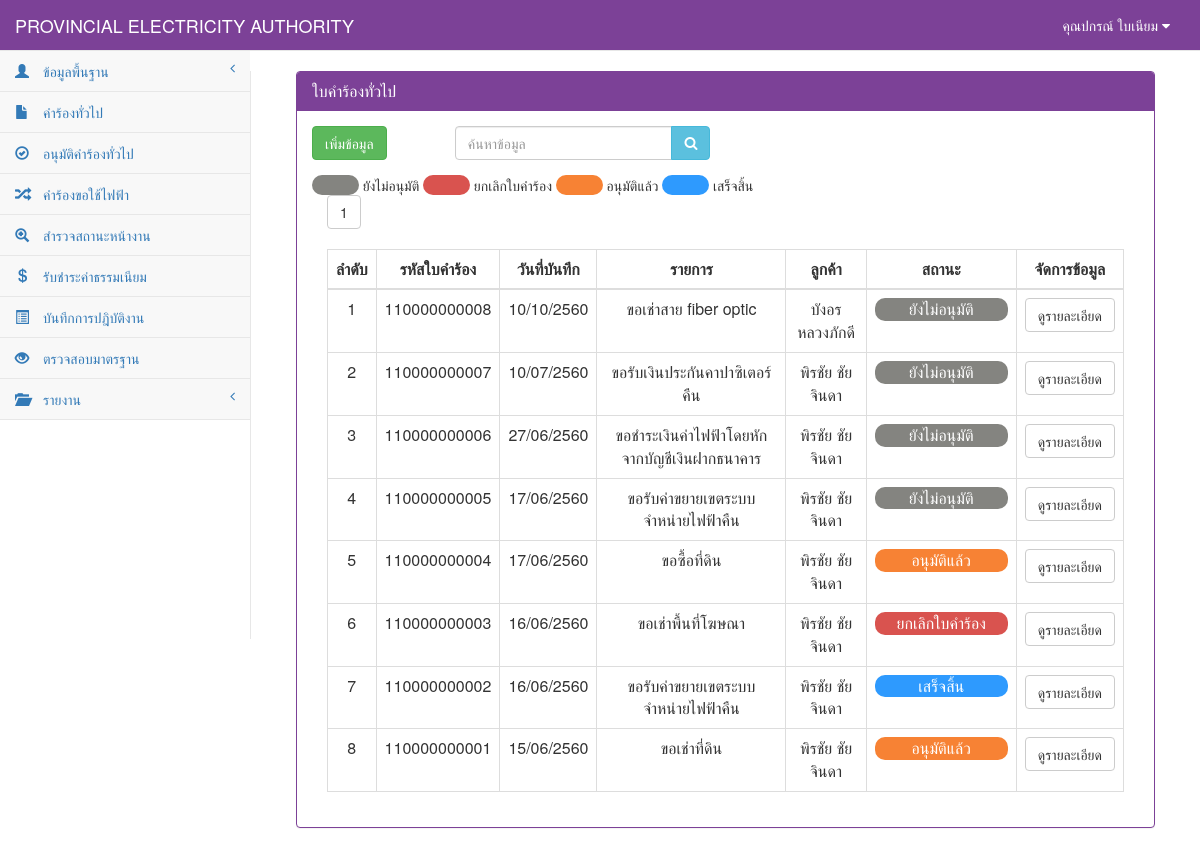
The page /RequestGeneral_show.php (signed in) on the database as committed earlier.
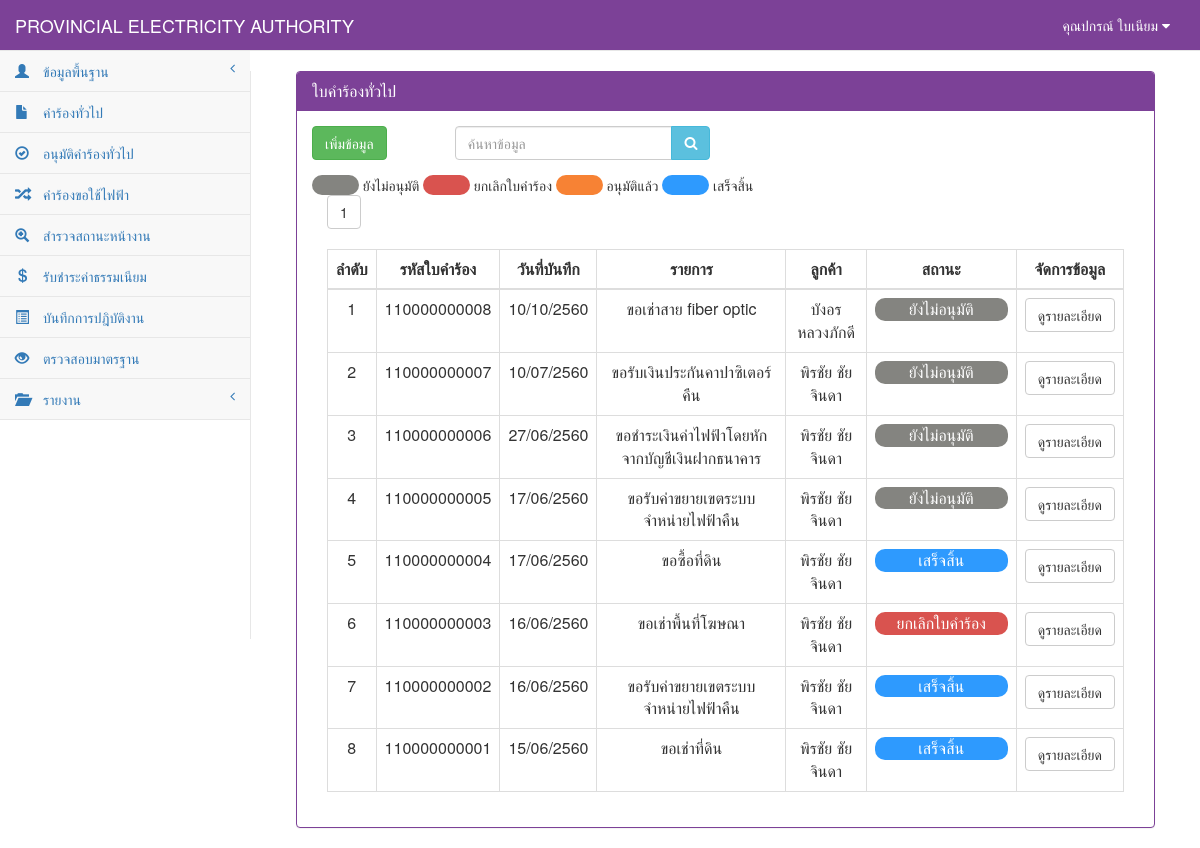
The same page on the database as committed later.
### tables this page shows
CREATE TABLE `tb_user` (
  `user_id` char(13) NOT NULL,
  `user_code` char(13) NOT NULL,
  `user_first` int(1) NOT NULL,
  `user_name` varchar(50) NOT NULL,
  `user_last` varchar(50) NOT NULL,
  `user_add` text NOT NULL,
  `user_tel` char(10) NOT NULL,
  `user_pos` int(1) NOT NULL,
  `user_pass` varchar(12) NOT NULL,
  PRIMARY KEY  (`user_id`)
);

CREATE TABLE `tb_general` (
  `rg_id` char(12) NOT NULL,
  `rg_date` date NOT NULL,
  `rg_branch` varchar(50) NOT NULL,
  `user_id` char(13) NOT NULL,
  `cus_id` char(13) NOT NULL,
  `rg_place_type` int(1) NOT NULL,
  `rg_place_other` varchar(50) NOT NULL,
  `rg_place_name` varchar(50) NOT NULL,
  `rg_place_homeid` varchar(20) NOT NULL,
  `rg_place_number` varchar(20) NOT NULL,
  `rg_place_village` varchar(20) NOT NULL,
  `rg_place_room` varchar(10) NOT NULL,
  `rg_place_floor` varchar(5) NOT NULL,
  `rg_place_alley` varchar(50) NOT NULL,
  `rg_place_alleyway` varchar(50) NOT NULL,
  `rg_place_road` varchar(50) NOT NULL,
  `rg_place_villno` varchar(2) NOT NULL,
  `rg_place_district` varchar(30) NOT NULL,
  `rg_place_canton` varchar(30) NOT NULL,
  `rg_place_province` varchar(30) NOT NULL,
  `rg_place_post` varchar(10) NOT NULL,
  `rg_place_tel` char(10) NOT NULL,
  `rg_place_fax` char(10) NOT NULL,
  `rg_place_email` varchar(30) NOT NULL,
  `rg_place_service` varchar(10) NOT NULL,
  `rg_contact_place` varchar(100) NOT NULL,
  `rg_contact_homeid` varchar(20) NOT NULL,
  `rg_contact_number` varchar(20) NOT NULL,
  `rg_contact_village` varchar(20) NOT NULL,
  `rg_contact_room` varchar(10) NOT NULL,
  `rg_contact_floor` varchar(5) NOT NULL,
  `rg_contact_alley` varchar(50) NOT NULL,
  `rg_contact_alleyway` varchar(50) NOT NULL,
  `rg_contact_road` varchar(50) NOT NULL,
  `rg_contact_villno` varchar(2) NOT NULL,
  `rg_contact_district` varchar(30) NOT NULL,
  `rg_contact_canton` varchar(30) NOT NULL,
  `rg_contact_province` varchar(30) NOT NULL,
  `rg_contact_post` varchar(10) NOT NULL,
  `rg_contact_tel` char(10) NOT NULL,
  `rg_contact_fax` char(10) NOT NULL,
  `rg_contact_email` varchar(30) NOT NULL,
  `rg_want_type` int(2) NOT NULL,
  `rg_want_other` varchar(100) NOT NULL,
  `rg_detail` varchar(100) NOT NULL,
  `rg_status` int(1) NOT NULL,
  PRIMARY KEY  (`rg_id`)
);

CREATE TABLE `tb_customer` (
  `cus_id` char(13) NOT NULL,
  `cus_first` varchar(50) NOT NULL,
  `cus_name` varchar(50) NOT NULL,
  `cus_type` varchar(30) NOT NULL,
  `cus_code` char(9) NOT NULL,
  `cus_tax` char(13) NOT NULL,
  `cus_homeid` varchar(20) NOT NULL,
  `cus_number` varchar(20) NOT NULL,
  `cus_village` varchar(20) NOT NULL,
  `cus_room` varchar(10) NOT NULL,
  `cus_floor` varchar(5) NOT NULL,
  `cus_alley` varchar(50) NOT NULL,
  `cus_alleyway` varchar(50) NOT NULL,
  `cus_road` varchar(50) NOT NULL,
  `cus_vilno` varchar(2) NOT NULL,
  `cus_district` varchar(30) NOT NULL,
  `cus_canton` varchar(30) NOT NULL,
  `cus_province` varchar(30) NOT NULL,
  `cus_post` varchar(10) NOT NULL,
  `cus_tel` char(10) NOT NULL,
  `cus_fax` char(10) NOT NULL,
  `cus_email` varchar(30) NOT NULL,
  PRIMARY KEY  (`cus_id`)
);

### connect_db.php (called while the page is built, shortened)
<?php
$dbname="pea";
$limit=10;
?>

### RequestGeneral_show.php (the view, shortened to what the rows shown need)
<?php
include "connect_db.php";
function Dateim($mydate){
    $d=split("-",$mydate);
    $mydate=$d[2]."/".$d[1]."/".($d[0]+543);
    return "$mydate";
}
?>
<!DOCTYPE html>
<html>
<head>
    <link href="vendor/bootstrap/css/bootstrap.css" rel="stylesheet">
    <link href="vendor/metisMenu/metisMenu.css" rel="stylesheet">
    <link href="dist/css/sb-admin-2.css" rel="stylesheet">
    <link href="vendor/font-awesome/css/font-awesome.css" rel="stylesheet" type="text/css">
</head>
<body>
<?php include "header.php";?>
<?php
    include"sidebar.php";
?>
    <div id="page-wrapper">
        <div class="col-sm-12 ">
            <div class="panel panel-primary">
                <div class="panel-heading">
                    <h2 class="panel-title">ใบคำร้องทั่วไป</h2>
                </div>
            <div class="panel-body">
            <div class="col-sm-12">
                <div class="table-responsive">
                    ?> <br><br>
                    <table width="100%" class="table table-bordered table-hover">
                        <thead>
                            <tr>
                                <th class=" text-center" >ลำดับ</th>
                                <th class=" text-center" >รหัสใบคำร้อง</th>
                                <th class=" text-center" >วันที่บันทึก</th>
                                <th class=" text-center" >รายการ</th>
                                <th class=" text-center" >ลูกค้า</th>
                                <th class=" text-center" style="min-width: 150"  >สถานะ</th>
                                <th class=" text-center">จัดการข้อมูล</th>
                            </tr>
                        </thead>
                            <tbody>
                            <?php
                                if($_GET[start]=="" || $_GET[start]=="1"){
                                        $page="0";
                                }else{
                                        $page=($_GET[start]-1)*$limit;
                                }
                                $sql="select * from tb_general where rg_id like '%".$_POST[search]."%' order by rg_id desc limit $page,$limit ";
                                $result=mysql_db_query($dbname,$sql);
                                    if(mysql_num_rows($result)>0){
                                        while($array=mysql_fetch_array($result)){
                                            $page++;
                                            $sqlcus="select * from tb_customer where cus_id='".$array[cus_id]."'";
                                            $resultcus=mysql_db_query($dbname,$sqlcus);
                                            $arraycus=mysql_fetch_array($resultcus);
                                            if($array[rg_want_type]==0){
                                                $want="ขอรับเงินประกันการใช้ไฟฟ้าคืน";
                                            }elseif($array[rg_want_type]==1){
                                                $want="ขอรับเงินประกันคาปาซิเตอร์คืน";
                                            }elseif($array[rg_want_type]==2){
                                                $want="ขอรับเงินประกันหม้อแปลงไฟฟ้าคืน";
                                            }elseif($array[rg_want_type]==3){
                                                $want="ขอรับค่าขยายเขตระบบจำหน่ายไฟฟ้าคืน";
                                            }elseif($array[rg_want_type]==4){
                                                $want="ขอใช้บริการพิมพ์โฆษณาหลังใบแจ้งหนี้";
                                            }elseif($array[rg_want_type]==5){
                                                $want="ขอชำระเงินค่าไฟฟ้าโดยหักจากบัญชีเงินฝากธนาคาร";
                                            }elseif($array[rg_want_type]==6){
                                                $want="ขอเช่าพื้นที่โฆษณา";
                                            }elseif($array[rg_want_type]==7){
                                                $want="ขอเช่าพาดสายโทรนาคม";
                                            }elseif($array[rg_want_type]==8){
                                                $want="ขอเช่าสาย fiber optic";
                                            }elseif($array[rg_want_type]==9){
                                                $want="ขอเช่าที่ดิน";
                                            }elseif($array[rg_want_type]==10){
                                                $want="ขอซื้อที่ดิน";
                                            }elseif($array[rg_want_type]==11){
                                                $want="ขอใช้ไฟฟ้าที่ กฟภ. สนับสนุน";
                                            }else{
                                               $want=$array[rg_want_other];
                                            }
                                            if($array[rg_status]==0){
                                                $status="#848480";
                                                $label="ยังไม่อนุมัติ";
                                            }elseif($array[rg_status]==1){
                                               $status="#F78234";
                                               $label="อนุมัติแล้ว";
                                            }elseif($array[rg_status]==2){
                                               $status="#d9534f";
                                              $label="ยกเลิกใบคำร้อง";
                                            }elseif($array[rg_status]==3){
                                              $status="#2E9AFE";
                                               $label="เสร็จสิ้น";
                                            }
                            ?>
                                    <tr>
                                        <td class="text-center"><?=$page?></td>
                                            <td class=" text-center"><?=$array[rg_id]?></td>
                                            <td class=" text-center"><?= Dateim($array[rg_date]);?></td>
                                            <td class=" text-center"><?=$want?></td>
                                            <td class="text-center"><?=$arraycus[cus_name]?></td>
                                            <td class="text-center"><div style="border-radius:10px; background-color: <?=$status?>; color: white;"><?=$label?></div></td>
                                            <td align="center">
                                                <div class="btn-group">
                                                    <a class="btn btn-default" href="RequestGeneral_detail.php?rg_id=<?=$array[rg_id]?>" >ดูรายละเอียด</a>
                                                </div>
                                            </td>
                                    </tr>
                                    <?php
                                        }
                                            }else{
                                    ?>
                                    <tr><td colspan="8" align="center">ไม่พบข้อมูล</td></tr>
                                    <?
                                            }
                                    ?>
                            </tbody>
                    </table>
                </div>
            </div>
        </div>
        </div>
    </div>
</div>
</body>
</html>

### header.php (shortened to what the rows shown need)
<?php
$sqluser="select *from tb_user where user_id='".$_SESSION[loginid]."'";
$reuser=mysql_db_query($dbname,$sqluser);
$user=mysql_fetch_array($reuser);
?>
<nav style="background-color:#7c4197;" class="navbar navbar-default navbar-static-top" role="navigation" style="margin-bottom: 0" >
            <ul class="nav navbar-top-links navbar-right" >
                 <li class="dropdown">
                     <a style="color: White" class="dropdown-toggle" data-toggle="dropdown" href="#">
                        คุณ<?=$user[user_name]?> <?=$user[user_last]?>
                        <i class="fa fa-caret-down"></i>
                    </a>
                </li>
            </ul>

Rows that differ between the two databases and show on the page:
changed tb_general "ขอซื้อที่ดิน": rg_status "อนุมัติแล้ว" → "เสร็จสิ้น"
changed tb_general "ขอเช่าที่ดิน": rg_status "อนุมัติแล้ว" → "เสร็จสิ้น"
